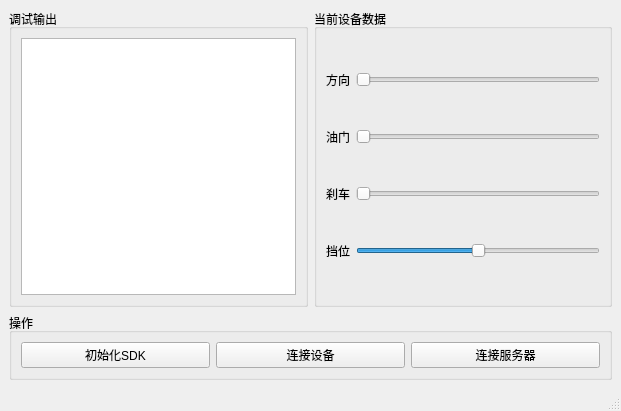
<?xml version="1.0" encoding="UTF-8"?>
<ui version="4.0">
 <class>MainWindow</class>
 <widget class="QMainWindow" name="MainWindow">
  <property name="geometry">
   <rect>
    <x>0</x>
    <y>0</y>
    <width>621</width>
    <height>411</height>
   </rect>
  </property>
  <property name="windowTitle">
   <string>MainWindow</string>
  </property>
  <widget class="QWidget" name="centralwidget">
   <layout class="QGridLayout" name="gridLayout_2">
    <item row="0" column="0">
     <widget class="QGroupBox" name="groupBox">
      <property name="title">
       <string>调试输出</string>
      </property>
      <layout class="QVBoxLayout" name="verticalLayout">
       <item>
        <widget class="QTextBrowser" name="logBrowser"/>
       </item>
      </layout>
     </widget>
    </item>
    <item row="0" column="1">
     <widget class="QGroupBox" name="groupBox_3">
      <property name="title">
       <string>当前设备数据</string>
      </property>
      <layout class="QGridLayout" name="gridLayout">
       <item row="0" column="0">
        <widget class="QLabel" name="label">
         <property name="text">
          <string>方向</string>
         </property>
        </widget>
       </item>
       <item row="0" column="1">
        <widget class="QSlider" name="direction">
         <property name="orientation">
          <enum>Qt::Horizontal</enum>
         </property>
        </widget>
       </item>
       <item row="1" column="0">
        <widget class="QLabel" name="label_2">
         <property name="text">
          <string>油门</string>
         </property>
        </widget>
       </item>
       <item row="1" column="1">
        <widget class="QSlider" name="power">
         <property name="orientation">
          <enum>Qt::Horizontal</enum>
         </property>
        </widget>
       </item>
       <item row="2" column="0">
        <widget class="QLabel" name="label_3">
         <property name="text">
          <string>刹车</string>
         </property>
        </widget>
       </item>
       <item row="2" column="1">
        <widget class="QSlider" name="brake">
         <property name="orientation">
          <enum>Qt::Horizontal</enum>
         </property>
        </widget>
       </item>
       <item row="3" column="0">
        <widget class="QLabel" name="label_4">
         <property name="text">
          <string>挡位</string>
         </property>
        </widget>
       </item>
       <item row="3" column="1">
        <widget class="QSlider" name="speed">
         <property name="maximum">
          <number>2</number>
         </property>
         <property name="value">
          <number>1</number>
         </property>
         <property name="orientation">
          <enum>Qt::Horizontal</enum>
         </property>
        </widget>
       </item>
      </layout>
     </widget>
    </item>
    <item row="1" column="0" colspan="2">
     <widget class="QGroupBox" name="groupBox_2">
      <property name="title">
       <string>操作</string>
      </property>
      <layout class="QHBoxLayout" name="horizontalLayout">
       <item>
        <widget class="QPushButton" name="initSDK">
         <property name="text">
          <string>初始化SDK</string>
         </property>
        </widget>
       </item>
       <item>
        <widget class="QPushButton" name="connectDevice">
         <property name="text">
          <string>连接设备</string>
         </property>
        </widget>
       </item>
       <item>
        <widget class="QPushButton" name="connectServer">
         <property name="text">
          <string>连接服务器</string>
         </property>
        </widget>
       </item>
      </layout>
     </widget>
    </item>
   </layout>
  </widget>
  <widget class="QMenuBar" name="menubar">
   <property name="geometry">
    <rect>
     <x>0</x>
     <y>0</y>
     <width>621</width>
     <height>21</height>
    </rect>
   </property>
  </widget>
  <widget class="QStatusBar" name="statusbar"/>
 </widget>
 <resources/>
 <connections/>
</ui>
